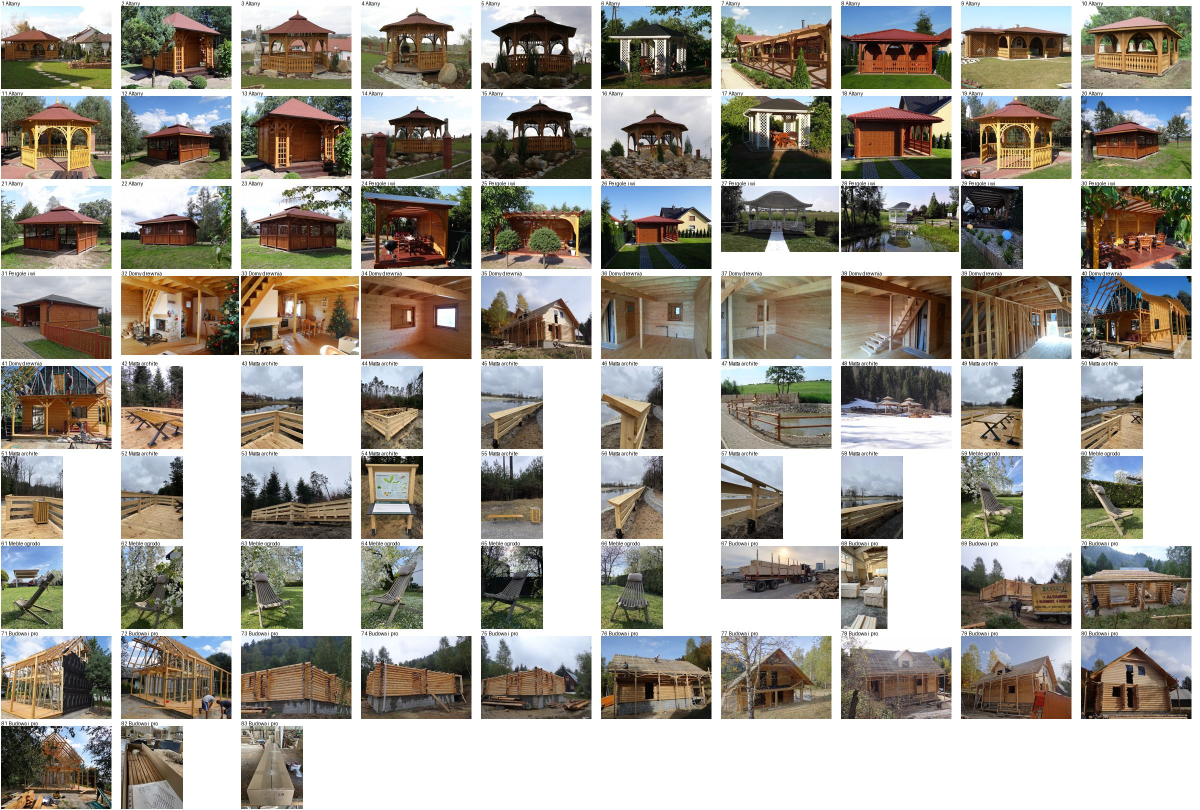
#> input picture marketing/biblioteka-zdjec/dysk-fudali/partia2.jpg, 2400 x 1620 px (shown at 1/2 size)
$ python -i ig_serie.py   (imports and definitions only)
#> lines starting #> are read from the running program, lines starting #| are printed output that depends on the picture
#!/usr/bin/env python3
"""Zosia: pierwsza siatka Instagram FUDALI (strategia.md): grafiki 9 postów P1–P9, siatka 3×3, okładki wyróżnionych relacji. PRAWDZIWE zdjęcia z biblioteki + montaż (bez etykiety AI).
Styl serii: ciepły krem + ciemna zieleń + drewno; logo FUDALI (plakietka) lewy górny róg, etykieta tematu prawy górny, nagłówek serif, złota kreska.
Użycie: python3 scripts/grafika/ig_serie.py [posty|reelsy|siatka|okladki]  (domyślnie wszystko)  → marketing/instagram/…"""
import glob, os, sys, subprocess, math
from PIL import Image, ImageDraw, ImageFont, ImageFilter, ImageChops
W, H = 1080, 1350
B = "marketing/biblioteka-zdjec/"; OUT = "marketing/instagram/"
CREAM = (250, 245, 234); GREEN = (24, 52, 38); GOLD = (214, 170, 80); WOOD = (176, 120, 66)
FD = "/usr/share/fonts/truetype/dejavu/"
F = lambda sz, bold=True: ImageFont.truetype(FD + ("DejaVuSans-Bold.ttf" if bold else "DejaVuSans.ttf"), sz)
FS = lambda sz: ImageFont.truetype(FD + "DejaVuSerif-Bold.ttf", sz)
# [1 line not run here, left out]
def g(k, sek="*"): return sorted(glob.glob(B + f"{sek}/*{k}*"))[0]
def pro(n): return sorted(glob.glob(B + f"produkty/*produktywniej*fud-{n}.jpg"))[0] if n else sorted(glob.glob(B + "produkty/*produktywniej*fud.jpg"))[0]
def rd(p): return Image.open(p).convert("RGB")
#> returned value is the input picture: PIL image 2400x1620 RGB; mean R, G, B 163.7, 159, 150.3
def cover(im, w, h, fx=0.5, fy=0.5, zoom=1.0):
    r = max(w / im.width, h / im.height) * zoom; im = im.resize((round(im.width * r) + 1, round(im.height * r) + 1), Image.LANCZOS)
    x = int((im.width - w) * fx); y = int((im.height - h) * fy); return im.crop((x, y, x + w, y + h))
# [43 lines left out: functions cream_bg, on_cream, wrap, chrome, grade, not called in this run]
def save(img, path): os.makedirs(os.path.dirname(path), exist_ok=True); grade(img).save(path, quality=94)
def sprite(path):
    im = rd(path); L = ImageChops.darker(ImageChops.darker(*im.split()[:2]), im.split()[2]); ImageDraw.floodfill(L, (0, 0), 0, thresh=26)
#> after `L = ImageChops.darker(ImageChops.darker(*im.split()[:2]), im.split()[2`:
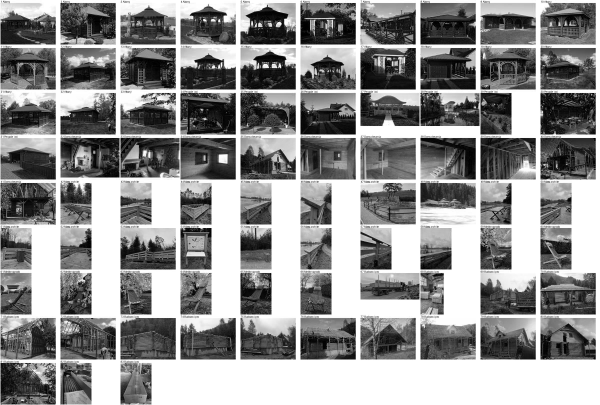
#> L: PIL image 2400x1620 L (shown at 1/4 size); min 0, max 255, mean 144.9
#> after `ImageDraw.floodfill(L, (0, 0), 0, thresh=26)`:
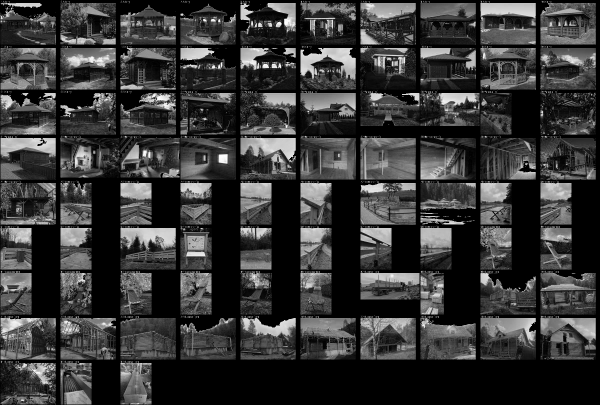
#> L: PIL image 2400x1620 L (shown at 1/4 size); min 0, max 255, mean 55.2
    a = L.point(lambda v: 255 if v else 0).filter(ImageFilter.MinFilter(3)).filter(ImageFilter.GaussianBlur(1.1))
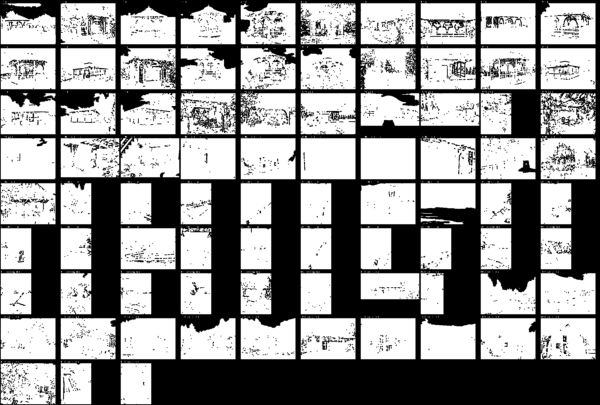
#> a: PIL image 2400x1620 L (shown at 1/4 size); min 0, max 255, mean 147.8
    s = im.convert("RGBA"); s.putalpha(a); return s.crop(s.getchannel("A").point(lambda v: 255 if v > 40 else 0).getbbox())
#> after `return s.crop(s.getchannel('A').point(lambda v: 255 if v > 40 else 0).`:
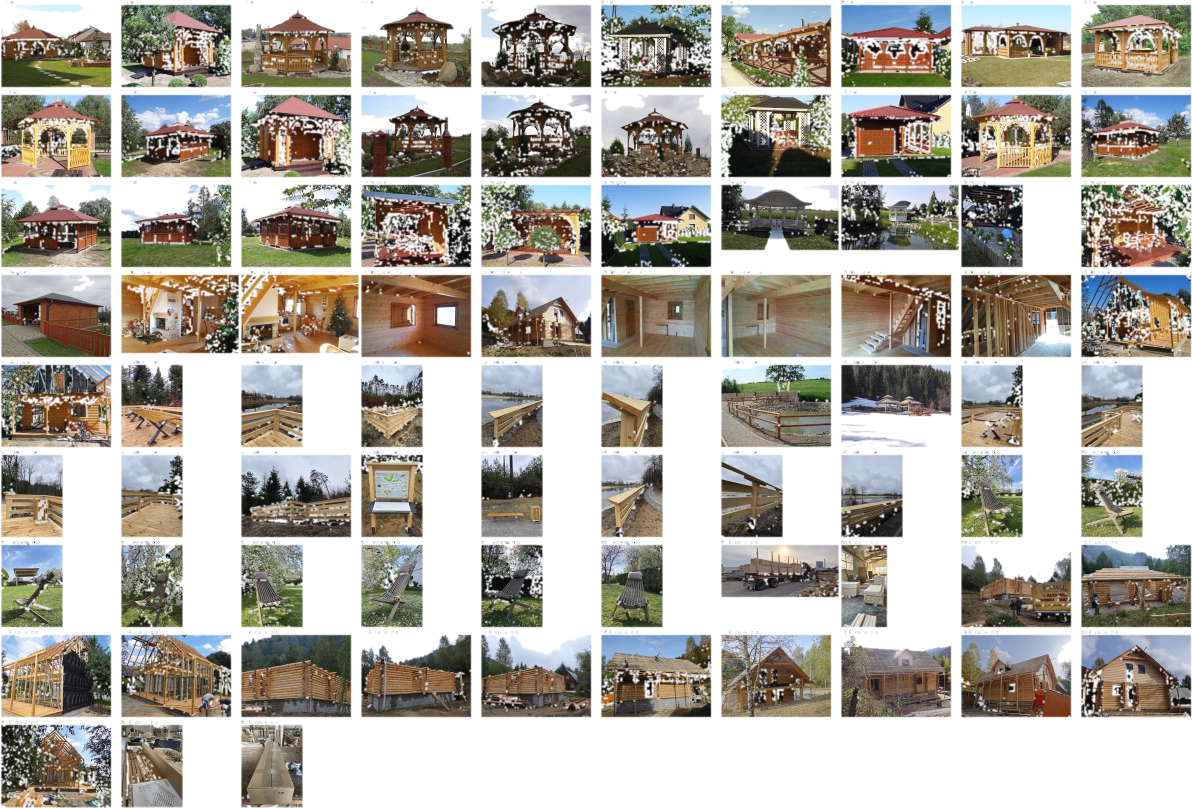
#> returned value: PIL image 2384x1615 RGBA (shown at 1/2 size); mean R, G, B, A 162.8, 158.1, 149.3, 149.3; transparent parts drawn white
# [11 lines left out: function kolory5, not called in this run]
K = ["Jasny brąz", "Brąz", "Ciemny brąz", "Grafit", "Czerń"]; KF = [18, 17, 15, 16, 14]
# [1 line that did not run here, left out]
def anim_frames():
    r = subprocess.run(["ffmpeg", "-loglevel", "error", "-i", ANIM, "-f", "rawvideo", "-pix_fmt", "rgb24", "-"], capture_output=True).stdout
    n = 1152 * 720 * 3; return [Image.frombytes("RGB", (1152, 720), r[i:i + n]) for i in range(0, len(r) - n + 1, n)]
# [16 lines left out: functions anim_canvas, reel, not called in this run]
def overlay(tag, head, sub=None, dark=False):
    return chrome(Image.new("RGBA", (W, 1920), (0, 0, 0, 0)), None, head, sub, dark=dark, w=W, h=1920, rgba=True)
def kb(img, zoom0=1.0, zoom1=1.15, sec=4.0, fy=0.5):
    def f(t): return cover(img, W, 1920, 0.5, fy, zoom0 + (zoom1 - zoom0) * min(1, t / sec))
    return f
def zoomcream(path, sec, y=380):
    return lambda t: on_cream(path, int(940 + 90 * min(1, t / sec)), y, W, 1920)
# [133 lines left out: functions reelsy, siatka, ikona, okladki, posty, stories, not called in this run]
# [8 lines not run here, left out]

>>> result = sprite('../../marketing/biblioteka-zdjec/dysk-fudali/partia2.jpg')

$ run again, on marketing/biblioteka-zdjec/gotowe/2026-11-06-dwa-lezaki-z-poduszkami-na-granitowym-tarasie-w-tl.jpg
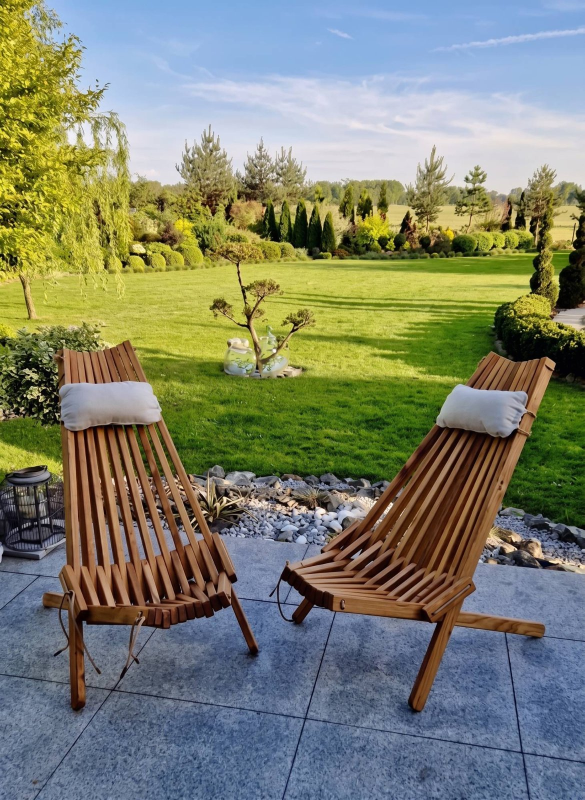
#> input picture marketing/biblioteka-zdjec/gotowe/2026-11-06-dwa-lezaki-z-poduszkami-na-granitowym-tarasie-w-tl.jpg, 1169 x 1600 px (shown at 1/2 size)
#> in rd, returned value is the input picture: PIL image 1169x1600 RGB; mean R, G, B 125, 128.9, 109
#> in sprite, `a = L.point(lambda v: 255 if v else 0).filter(ImageFilter.MinFilter(3)..`:
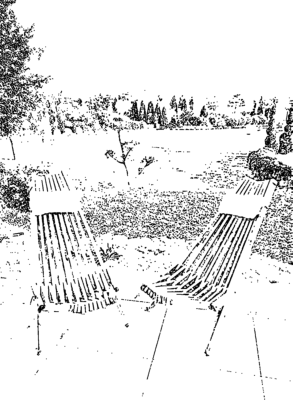
#> a: PIL image 1169x1600 L (shown at 1/4 size); min 0, max 255, mean 227.1
#> in sprite, `s.putalpha(a)`:
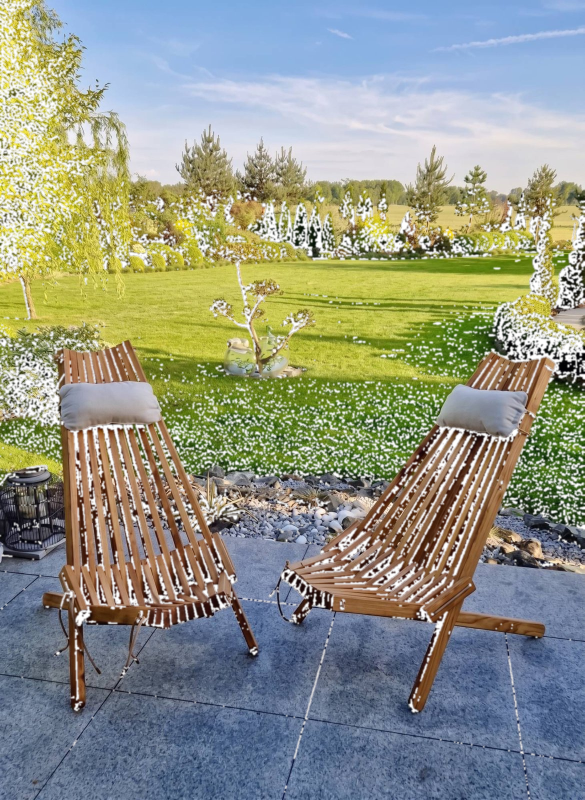
#> s: PIL image 1169x1600 RGBA (shown at 1/2 size); mean R, G, B, A 125, 128.9, 109, 227.1; transparent parts drawn white

$ run again, on marketing/biblioteka-zdjec/produkty/2026-11-06-dfb862eb-e236-409c-8458-d79643b8af7d.jpg
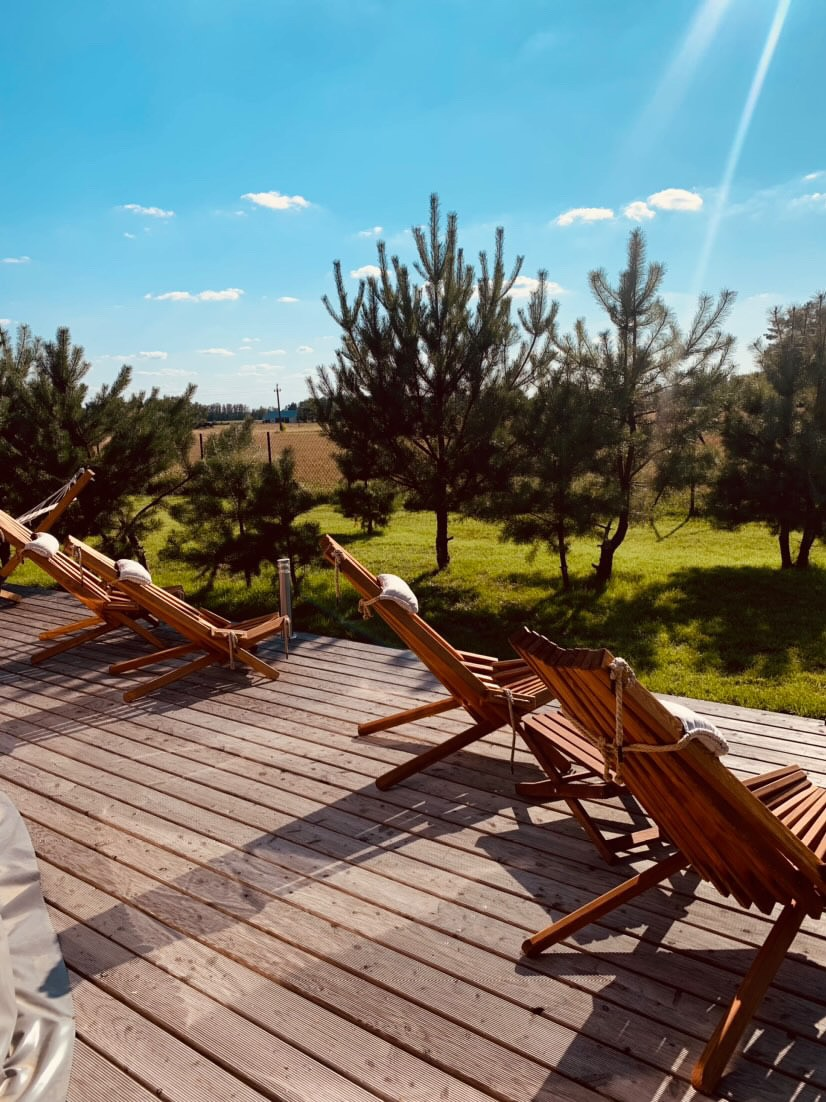
#> input picture marketing/biblioteka-zdjec/produkty/2026-11-06-dfb862eb-e236-409c-8458-d79643b8af7d.jpg, 826 x 1102 px
#> in rd, returned value is the input picture: PIL image 826x1102 RGB; mean R, G, B 112.7, 119.6, 116.2
#> in sprite, `a = L.point(lambda v: 255 if v else 0).filter(ImageFilter.MinFilter(3)..`:
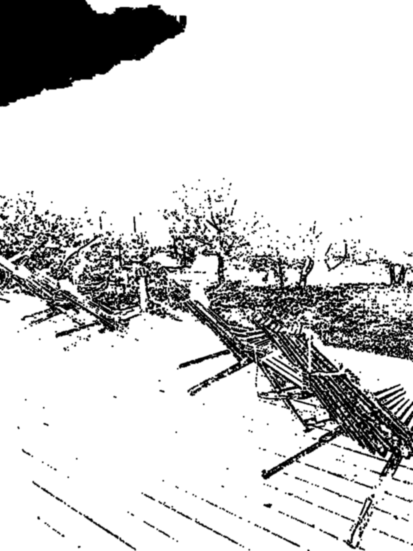
#> a: PIL image 826x1102 L (shown at 1/2 size); min 0, max 255, mean 208
#> in sprite, `s.putalpha(a)`:
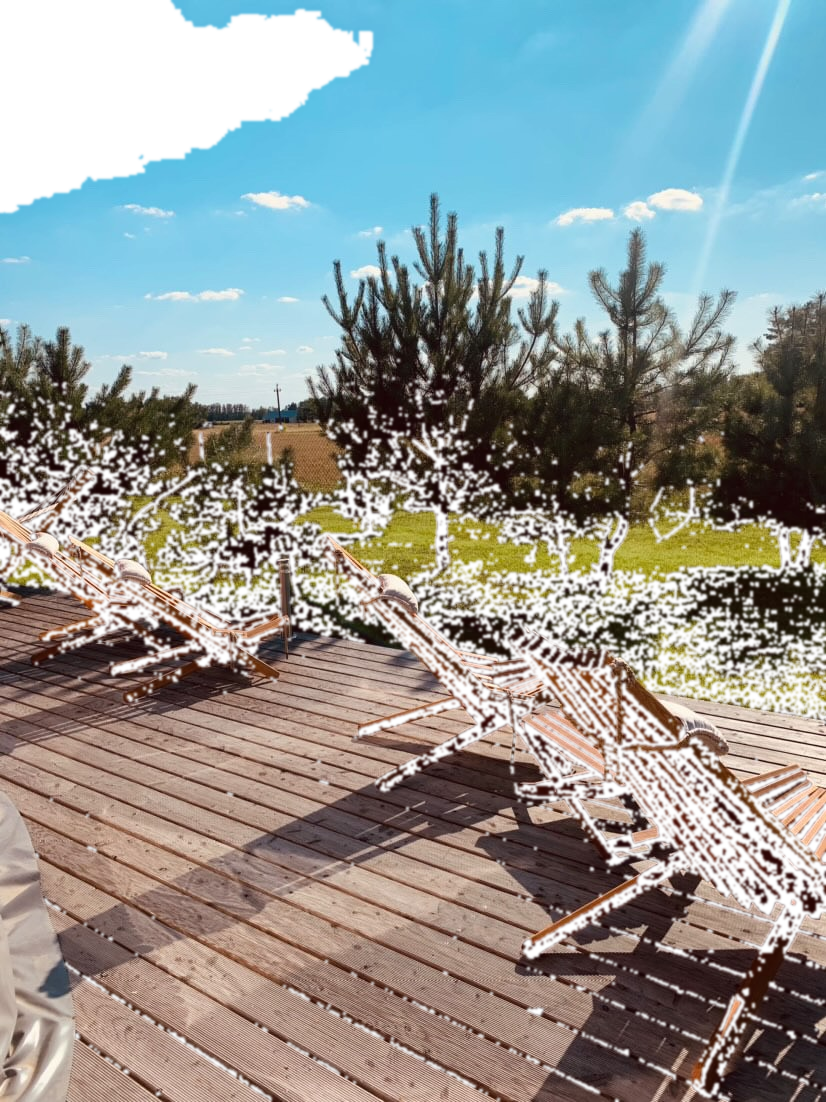
#> s: PIL image 826x1102 RGBA; mean R, G, B, A 112.7, 119.6, 116.2, 208; transparent parts drawn white
